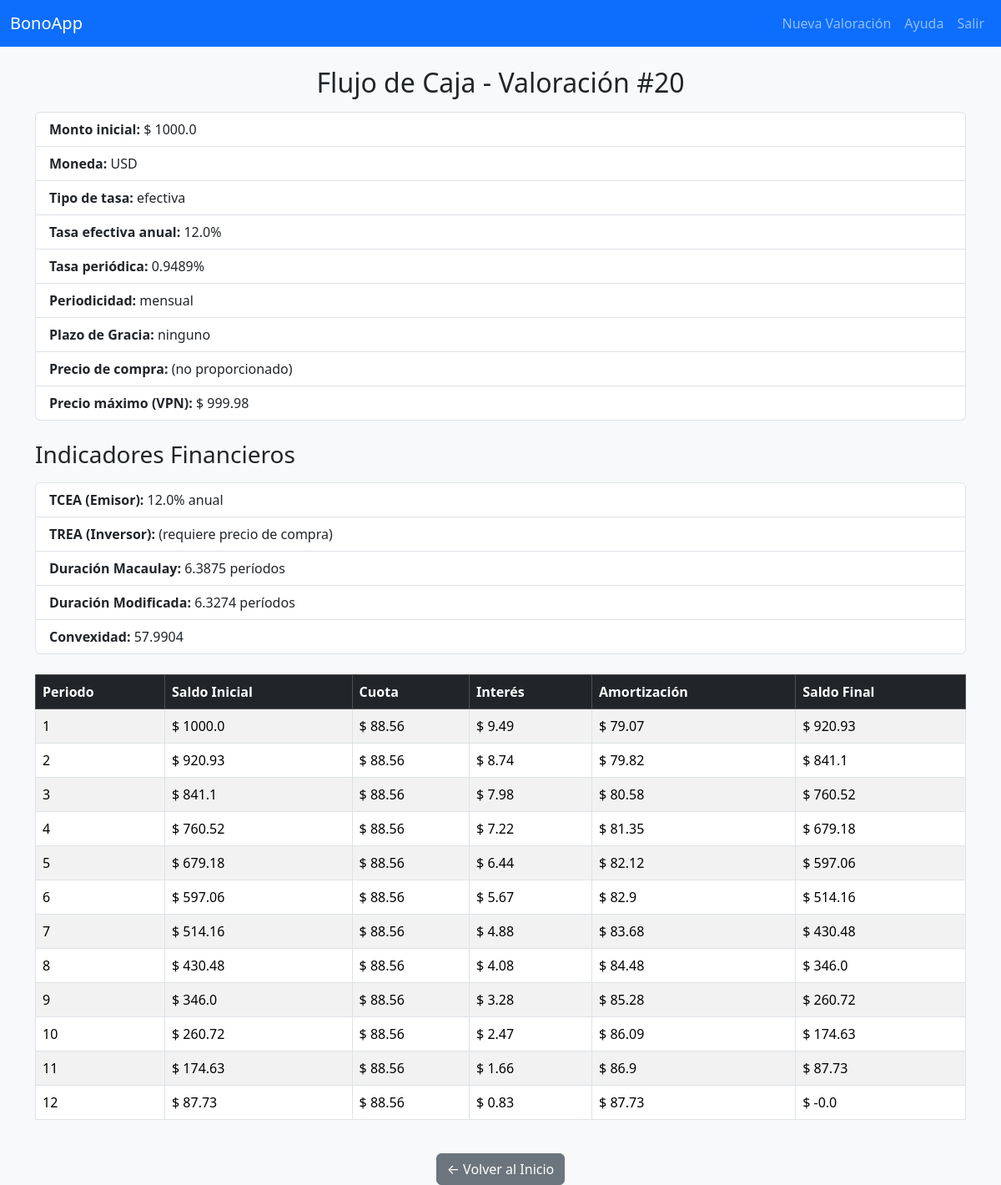
The page /bono/20/flow (signed in) on the database its author committed.
### tables this page shows
CREATE TABLE valoracion_bono (
            id_valoracion INTEGER PRIMARY KEY AUTOINCREMENT,
            user_id INTEGER NOT NULL,
            monto_bono REAL NOT NULL,
            tasa_anual REAL NOT NULL,
            plazo_meses INTEGER NOT NULL,
            periodicidad TEXT NOT NULL,
            plazo_gracia TEXT NOT NULL,
            metodo TEXT NOT NULL,
            precio_compra REAL, currency TEXT DEFAULT 'PEN', rate_type TEXT DEFAULT 'efectiva', capitalization INTEGER DEFAULT 12,
            FOREIGN KEY(user_id) REFERENCES users(id)
        );

### app.py (the view, shortened to what this page needs)
@app.route("/bono/<int:id_valoracion>/flow")
def bono_flow(id_valoracion):
    if "user_id" not in session:
        flash("Debes iniciar sesión primero.")
        return redirect(url_for("login"))
    db = get_db()
    bono = db.execute(
        "SELECT * FROM valoracion_bono WHERE id_valoracion = ? AND user_id = ?",
        (id_valoracion, session["user_id"])
    ).fetchone()
    if not bono:
        flash("Valoración no encontrada.")
        return redirect(url_for("home"))
    P = bono["monto_bono"]
    tasa_input = bono["tasa_anual"] / 100.0
    periodicidad = bono["periodicidad"]
    plazo_gracia = bono["plazo_gracia"]
    precio_compra = bono["precio_compra"]
    currency = bono["currency"]
    rate_type = bono["rate_type"]
    capitalization = bono["capitalization"]
    if periodicidad == "trimestral":
        freq = 4
        step = 3
    else:
        freq = 12
        step = 1
    if rate_type == "efectiva":
        i = (1 + tasa_input) ** (1 / freq) - 1
        eff_annual = tasa_input
    else:
        m = capitalization or freq
        eff_annual = (1 + tasa_input / m) ** m - 1
        i = (1 + eff_annual) ** (1 / freq) - 1
    total_periods = math.ceil(bono["plazo_meses"] / step)
    flujo = []
    saldo = P
    start = 1
    if plazo_gracia == "parcial":
        interes0 = saldo * i
        flujo.append({
            "periodo": 1,
            "saldo_ini": round(saldo, 2),
            "cuota": round(interes0, 2),
            "interes": round(interes0, 2),
            "amortizacion": 0.0,
            "saldo_fin": round(saldo, 2)
        })
        n_rest = total_periods - 1
        cuota = saldo * (i / (1 - (1 + i) ** (-n_rest)))
        start = 2
    else:
        cuota = P * (i / (1 - (1 + i) ** (-total_periods)))
    for t in range(start, total_periods + 1):
        interes    = saldo * i
        amortiza   = cuota - interes
        saldo_fin  = saldo - amortiza
        flujo.append({
            "periodo":      t,
            "saldo_ini":    round(saldo, 2),
            "cuota":        round(cuota, 2),
            "interes":      round(interes, 2),
            "amortizacion": round(amortiza, 2),
            "saldo_fin":    round(saldo_fin, 2)
        })
        saldo = saldo_fin
    pv_flows = [row["cuota"] / ((1 + i) ** row["periodo"]) for row in flujo]
    price_max = round(sum(pv_flows), 2)
    duration = sum(row["periodo"] * pv for row, pv in zip(flujo, pv_flows)) / price_max
    duration_mod = duration / (1 + i)
    convexity = sum(
        row["cuota"] * row["periodo"] * (row["periodo"] + 1) /
        ((1 + i) ** (row["periodo"] + 2))
        for row in flujo
    ) / price_max
    tcea = (1 + i) ** freq - 1
    trea = None
    if precio_compra:
        cfs = [-precio_compra] + [row["cuota"] for row in flujo]
        tir_p = irr(cfs)
        trea = (1 + tir_p) ** freq - 1
    return render_template("flow.html",
        bono=bono,
        flujo=flujo,
        currency=currency,
        rate_type=rate_type,
        capitalization=capitalization,
        eff_annual=round(eff_annual * 100, 4),
        tasa_periodica=round(i * 100, 4),
        price_max=price_max,
        duration=round(duration, 4),
        duration_mod=round(duration_mod, 4),
        convexity=round(convexity, 4),
        tcea=round(tcea * 100, 4),
        trea=(round(trea * 100, 4) if trea is not None else None)
    )

### app.py (called while the page is built)
def get_db():
    if 'db' not in g:
        g.db = sqlite3.connect(DB_PATH)
        g.db.row_factory = sqlite3.Row
    return g.db

### templates/flow.html (shortened to what this page needs)
{% extends 'base.html' %}
{% block content %}
{% set sym_map = {'PEN':'S/','USD':'$','EUR':'€'} %}
{% set symbol = sym_map.get(currency, '') %}
<div class="row justify-content-center">
  <div class="col-12">
    <h2 class="mb-3 text-center">Flujo de Caja - Valoración #{{ bono.id_valoracion }}</h2>
    <ul class="list-group mb-4">
      <li class="list-group-item"><strong>Monto inicial:</strong> {{ symbol }} {{ bono.monto_bono }}</li>
      <li class="list-group-item"><strong>Moneda:</strong> {{ currency }}</li>
      <li class="list-group-item"><strong>Tipo de tasa:</strong> {{ rate_type }}</li>
      <li class="list-group-item"><strong>Tasa efectiva anual:</strong> {{ eff_annual }}%</li>
      <li class="list-group-item"><strong>Tasa periódica:</strong> {{ tasa_periodica }}%</li>
      <li class="list-group-item"><strong>Periodicidad:</strong> {{ bono.periodicidad }}</li>
      <li class="list-group-item"><strong>Plazo de Gracia:</strong> {{ bono.plazo_gracia }}</li>
      <li class="list-group-item"><strong>Precio de compra:</strong>
        {% if bono.precio_compra %}{{ symbol }} {{ bono.precio_compra }}{% else %}(no proporcionado){% endif %}
      </li>
      <li class="list-group-item"><strong>Precio máximo (VPN):</strong> {{ symbol }} {{ price_max }}</li>
    </ul>
    <h3 class="mb-3">Indicadores Financieros</h3>
    <ul class="list-group mb-4">
      <li class="list-group-item"><strong>TCEA (Emisor):</strong> {{ tcea }}% anual</li>
      <li class="list-group-item"><strong>TREA (Inversor):</strong>
        {% if trea is not none %}{{ trea }}% anual{% else %}(requiere precio de compra){% endif %}
      </li>
      <li class="list-group-item"><strong>Duración Macaulay:</strong> {{ duration }} períodos</li>
      <li class="list-group-item"><strong>Duración Modificada:</strong> {{ duration_mod }} períodos</li>
      <li class="list-group-item"><strong>Convexidad:</strong> {{ convexity }}</li>
    </ul>
    <div class="table-responsive">
      <table class="table table-bordered table-striped">
        <thead class="table-dark">
          <tr>
            <th>Periodo</th>
            <th>Saldo Inicial</th>
            <th>Cuota</th>
            <th>Interés</th>
            <th>Amortización</th>
            <th>Saldo Final</th>
          </tr>
        </thead>
        <tbody>
          {% for row in flujo %}
          <tr>
            <td>{{ row.periodo }}</td>
            <td>{{ symbol }} {{ row.saldo_ini }}</td>
            <td>{{ symbol }} {{ row.cuota }}</td>
            <td>{{ symbol }} {{ row.interes }}</td>
            <td>{{ symbol }} {{ row.amortizacion }}</td>
            <td>{{ symbol }} {{ row.saldo_fin }}</td>
          </tr>
          {% endfor %}
        </tbody>
      </table>
    </div>
    <div class="text-center mt-4">
      <a class="btn btn-secondary" href="{{ url_for('home') }}">← Volver al Inicio</a>
    </div>
  </div>
</div>
{% endblock %}

### rows shown on the page
valoracion_bono: id_valoracion "20", monto_bono "1000.0", currency "USD", rate_type "efectiva", periodicidad "mensual", plazo_gracia "ninguno"

### other values the page prints
{{ symbol }} "$"
{{ eff_annual }} "12.0"
{{ tasa_periodica }} "0.9489"
{{ price_max }} "999.98"
{{ tcea }} "12.0"
{{ duration }} "6.3875"
{{ duration_mod }} "6.3274"
{{ convexity }} "57.9904"
{{ row.periodo }} "1" "2" "3" "4" "5" "6" "7" "8" "9" "10" "11" "12"
{{ symbol }} "$" "$" "$" "$" "$" "$" "$" "$" "$" "$" "$" "$"
{{ row.saldo_ini }} "1000.0" "920.93" "841.1" "760.52" "679.18" "597.06" "514.16" "430.48" "346.0" "260.72" "174.63" "87.73"
{{ row.cuota }} "88.56" "88.56" "88.56" "88.56" "88.56" "88.56" "88.56" "88.56" "88.56" "88.56" "88.56" "88.56"
{{ row.interes }} "9.49" "8.74" "7.98" "7.22" "6.44" "5.67" "4.88" "4.08" "3.28" "2.47" "1.66" "0.83"
{{ row.amortizacion }} "79.07" "79.82" "80.58" "81.35" "82.12" "82.9" "83.68" "84.48" "85.28" "86.09" "86.9" "87.73"
{{ row.saldo_fin }} "920.93" "841.1" "760.52" "679.18" "597.06" "514.16" "430.48" "346.0" "260.72" "174.63" "87.73" "-0.0"
